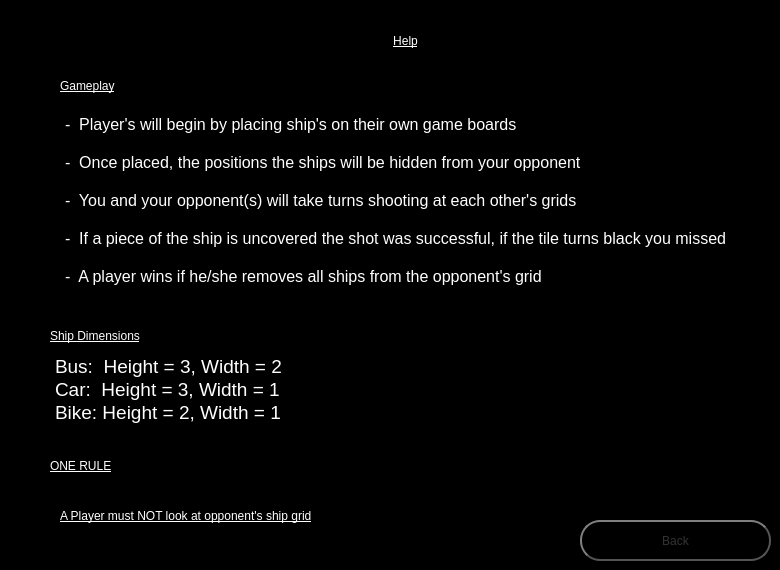
    <widget class="QWidget" name="HelpPage">
     <property name="styleSheet">
      <string notr="true">background-color: rgb(0, 0, 0);</string>
     </property>
     <widget class="QPushButton" name="backButtonHelp">
      <property name="geometry">
       <rect>
        <x>580</x>
        <y>520</y>
        <width>191</width>
        <height>41</height>
       </rect>
      </property>
      <property name="styleSheet">
       <string notr="true">QPushButton {
	font: 18pt &quot;MS Shell Dlg 2&quot;;
    color: #333;
    border: 2px solid #555;
    border-radius: 20px;
    border-style: outset;
    background: qradialgradient(
        cx: 0.3, cy: -0.4, fx: 0.3, fy: -0.4,
        radius: 1.35, stop: 0 #fff, stop: 1 #888
        );
    padding: 5px;
    }

QPushButton:hover {
    background: qradialgradient(
        cx: 0.3, cy: -0.4, fx: 0.3, fy: -0.4,
        radius: 1.35, stop: 0 #fff, stop: 1 #bbb
        );
    }

QPushButton:pressed {
    border-style: inset;
    background: qradialgradient(
        cx: 0.4, cy: -0.1, fx: 0.4, fy: -0.1,
        radius: 1.35, stop: 0 #fff, stop: 1 #ddd
        );
    }</string>
      </property>
      <property name="text">
       <string>Back</string>
      </property>
     </widget>
     <widget class="QLabel" name="helpTitle">
      <property name="geometry">
       <rect>
        <x>320</x>
        <y>20</y>
        <width>171</width>
        <height>41</height>
       </rect>
      </property>
      <property name="styleSheet">
       <string notr="true">font: 75 26pt &quot;MS Shell Dlg 2&quot;;
color: rgb(255, 255, 255);
text-decoration: underline;</string>
      </property>
      <property name="text">
       <string>Help</string>
      </property>
      <property name="alignment">
       <set>Qt::AlignCenter</set>
      </property>
     </widget>
     <widget class="QLabel" name="GamePlayLabel">
      <property name="geometry">
       <rect>
        <x>60</x>
        <y>60</y>
        <width>131</width>
        <height>51</height>
       </rect>
      </property>
      <property name="styleSheet">
       <string notr="true">font: 22pt &quot;MS Shell Dlg 2&quot;;
color: rgb(255, 255, 255);
text-decoration: underline;</string>
      </property>
      <property name="text">
       <string>Gameplay</string>
      </property>
     </widget>
     <widget class="QTextBrowser" name="gameplayOutline">
      <property name="geometry">
       <rect>
        <x>60</x>
        <y>110</y>
        <width>681</width>
        <height>191</height>
       </rect>
      </property>
      <property name="font">
       <font>
        <pointsize>12</pointsize>
       </font>
      </property>
      <property name="styleSheet">
       <string notr="true">color: rgb(255, 255, 255);</string>
      </property>
      <property name="html">
       <string>&lt;!DOCTYPE HTML PUBLIC &quot;-//W3C//DTD HTML 4.0//EN&quot; &quot;http://www.w3.org/TR/REC-html40/strict.dtd&quot;&gt;
&lt;html&gt;&lt;head&gt;&lt;meta name=&quot;qrichtext&quot; content=&quot;1&quot; /&gt;&lt;style type=&quot;text/css&quot;&gt;
p, li { white-space: pre-wrap; }
&lt;/style&gt;&lt;/head&gt;&lt;body style=&quot; font-family:'.AppleSystemUIFont'; font-size:12pt; font-weight:400; font-style:normal;&quot;&gt;
&lt;p style=&quot; margin-top:0px; margin-bottom:0px; margin-left:0px; margin-right:0px; -qt-block-indent:0; text-indent:0px;&quot;&gt;&lt;span style=&quot; font-family:'MS Shell Dlg 2';&quot;&gt;-  Player's will begin by placing ship's on their own game boards&lt;/span&gt;&lt;/p&gt;
&lt;p style=&quot;-qt-paragraph-type:empty; margin-top:0px; margin-bottom:0px; margin-left:0px; margin-right:0px; -qt-block-indent:0; text-indent:0px; font-family:'MS Shell Dlg 2';&quot;&gt;&lt;br /&gt;&lt;/p&gt;
&lt;p style=&quot; margin-top:0px; margin-bottom:0px; margin-left:0px; margin-right:0px; -qt-block-indent:0; text-indent:0px;&quot;&gt;&lt;span style=&quot; font-family:'MS Shell Dlg 2';&quot;&gt;-  Once placed, the positions the ships will be hidden from your opponent&lt;/span&gt;&lt;/p&gt;
&lt;p style=&quot;-qt-paragraph-type:empty; margin-top:0px; margin-bottom:0px; margin-left:0px; margin-right:0px; -qt-block-indent:0; text-indent:0px; font-family:'MS Shell Dlg 2';&quot;&gt;&lt;br /&gt;&lt;/p&gt;
&lt;p style=&quot; margin-top:0px; margin-bottom:0px; margin-left:0px; margin-right:0px; -qt-block-indent:0; text-indent:0px;&quot;&gt;&lt;span style=&quot; font-family:'MS Shell Dlg 2';&quot;&gt;-  You and your opponent(s) will take turns shooting at each other's grids&lt;/span&gt;&lt;/p&gt;
&lt;p style=&quot;-qt-paragraph-type:empty; margin-top:0px; margin-bottom:0px; margin-left:0px; margin-right:0px; -qt-block-indent:0; text-indent:0px; font-family:'MS Shell Dlg 2';&quot;&gt;&lt;br /&gt;&lt;/p&gt;
&lt;p style=&quot; margin-top:0px; margin-bottom:0px; margin-left:0px; margin-right:0px; -qt-block-indent:0; text-indent:0px;&quot;&gt;&lt;span style=&quot; font-family:'MS Shell Dlg 2';&quot;&gt;-  If a piece of the ship is uncovered the shot was successful, if the tile turns black you missed&lt;/span&gt;&lt;/p&gt;
&lt;p style=&quot;-qt-paragraph-type:empty; margin-top:0px; margin-bottom:0px; margin-left:0px; margin-right:0px; -qt-block-indent:0; text-indent:0px; font-family:'MS Shell Dlg 2';&quot;&gt;&lt;br /&gt;&lt;/p&gt;
&lt;p style=&quot; margin-top:0px; margin-bottom:0px; margin-left:0px; margin-right:0px; -qt-block-indent:0; text-indent:0px;&quot;&gt;&lt;span style=&quot; font-family:'MS Shell Dlg 2';&quot;&gt;-  A player wins if he/she removes all ships from the opponent's grid&lt;/span&gt;&lt;/p&gt;&lt;/body&gt;&lt;/html&gt;</string>
      </property>
     </widget>
     <widget class="QLabel" name="ShipDimensionsLabel">
      <property name="geometry">
       <rect>
        <x>50</x>
        <y>320</y>
        <width>221</width>
        <height>31</height>
       </rect>
      </property>
      <property name="styleSheet">
       <string notr="true">font: 22pt &quot;MS Shell Dlg 2&quot;;
color: rgb(255, 255, 255);
text-decoration: underline;</string>
      </property>
      <property name="text">
       <string>Ship Dimensions</string>
      </property>
     </widget>
     <widget class="QTextBrowser" name="textBrowser_2">
      <property name="geometry">
       <rect>
        <x>50</x>
        <y>350</y>
        <width>281</width>
        <height>81</height>
       </rect>
      </property>
      <property name="styleSheet">
       <string notr="true">color: rgb(255, 255, 255);</string>
      </property>
      <property name="html">
       <string>&lt;!DOCTYPE HTML PUBLIC &quot;-//W3C//DTD HTML 4.0//EN&quot; &quot;http://www.w3.org/TR/REC-html40/strict.dtd&quot;&gt;
&lt;html&gt;&lt;head&gt;&lt;meta name=&quot;qrichtext&quot; content=&quot;1&quot; /&gt;&lt;style type=&quot;text/css&quot;&gt;
p, li { white-space: pre-wrap; }
&lt;/style&gt;&lt;/head&gt;&lt;body style=&quot; font-family:'.AppleSystemUIFont'; font-size:13pt; font-weight:400; font-style:normal;&quot;&gt;
&lt;p style=&quot; margin-top:0px; margin-bottom:0px; margin-left:0px; margin-right:0px; -qt-block-indent:0; text-indent:0px;&quot;&gt;&lt;span style=&quot; font-family:'MS Shell Dlg 2'; font-size:14pt;&quot;&gt;Bus:  Height = 3, Width = 2&lt;/span&gt;&lt;/p&gt;
&lt;p style=&quot; margin-top:0px; margin-bottom:0px; margin-left:0px; margin-right:0px; -qt-block-indent:0; text-indent:0px;&quot;&gt;&lt;span style=&quot; font-family:'MS Shell Dlg 2'; font-size:14pt;&quot;&gt;Car:  Height = 3, Width = 1&lt;/span&gt;&lt;/p&gt;
&lt;p style=&quot; margin-top:0px; margin-bottom:0px; margin-left:0px; margin-right:0px; -qt-block-indent:0; text-indent:0px;&quot;&gt;&lt;span style=&quot; font-family:'MS Shell Dlg 2'; font-size:14pt;&quot;&gt;Bike: Height = 2, Width = 1&lt;/span&gt;&lt;/p&gt;&lt;/body&gt;&lt;/html&gt;</string>
      </property>
     </widget>
     <widget class="QLabel" name="RuleTitleLabel">
      <property name="geometry">
       <rect>
        <x>50</x>
        <y>440</y>
        <width>141</width>
        <height>51</height>
       </rect>
      </property>
      <property name="styleSheet">
       <string notr="true">font: 22pt &quot;MS Shell Dlg 2&quot;;
color: rgb(255, 255, 255);
text-decoration: underline;</string>
      </property>
      <property name="text">
       <string>ONE RULE</string>
      </property>
     </widget>
     <widget class="QLabel" name="oneRuleLabel">
      <property name="geometry">
       <rect>
        <x>60</x>
        <y>490</y>
        <width>511</width>
        <height>51</height>
       </rect>
      </property>
      <property name="styleSheet">
       <string notr="true">font: 18pt &quot;MS Shell Dlg 2&quot;;
color: rgb(255, 255, 255);
text-decoration: underline;</string>
      </property>
      <property name="text">
       <string>A Player must NOT look at opponent's ship grid</string>
      </property>
     </widget>
    </widget>
